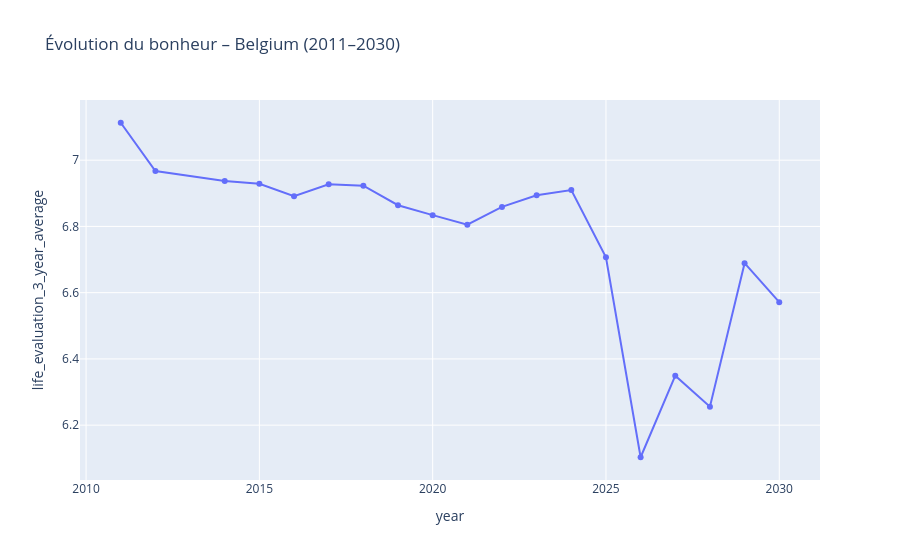

Notebook code for this chart:
### Code cell
country = "Belgium"
df_country = df_final[df_final["country_name"] == country].sort_values("year")

fig = px.line(
    df_country,
    x="year",
    y="life_evaluation_3_year_average",
    title=f"Évolution du bonheur – {country} (2011–2030)",
    markers=True
)

fig.update_traces(connectgaps=True)
fig.show()

### Figure 1 — Plotly figure (JSON) as saved in the notebook; plotly's stock layout.template omitted (floating-point values rounded to 4 significant figures)
{"data": [{"connectgaps": true, "hovertemplate": "year=%{x}<br>life_evaluation_3_year_average=%{y}<extra></extra>", "legendgroup": "", "line": {"color": "#636efa", "dash": "solid"}, "marker": {"symbol": "circle"}, "mode": "lines+markers", "name": "", "orientation": "v", "showlegend": false, "type": "scatter", "x": [2011, 2012, 2014, 2015, 2016, 2017, 2018, 2019, 2020, 2021, 2022, 2023, 2024, 2025, 2026, 2027, 2028, 2029, 2030], "xaxis": "x", "y": [7.113, 6.967, 6.937, 6.929, 6.891, 6.927, 6.923, 6.864, 6.834, 6.805, 6.859, 6.894, 6.91, 6.707, 6.103, 6.349, 6.256, 6.689, 6.571], "yaxis": "y"}], "layout": {"legend": {"tracegroupgap": 0}, "title": {"text": "Évolution du bonheur – Belgium (2011–2030)"}, "xaxis": {"anchor": "y", "domain": [0, 1], "title": {"text": "year"}}, "yaxis": {"anchor": "x", "domain": [0, 1], "title": {"text": "life_evaluation_3_year_average"}}}}
